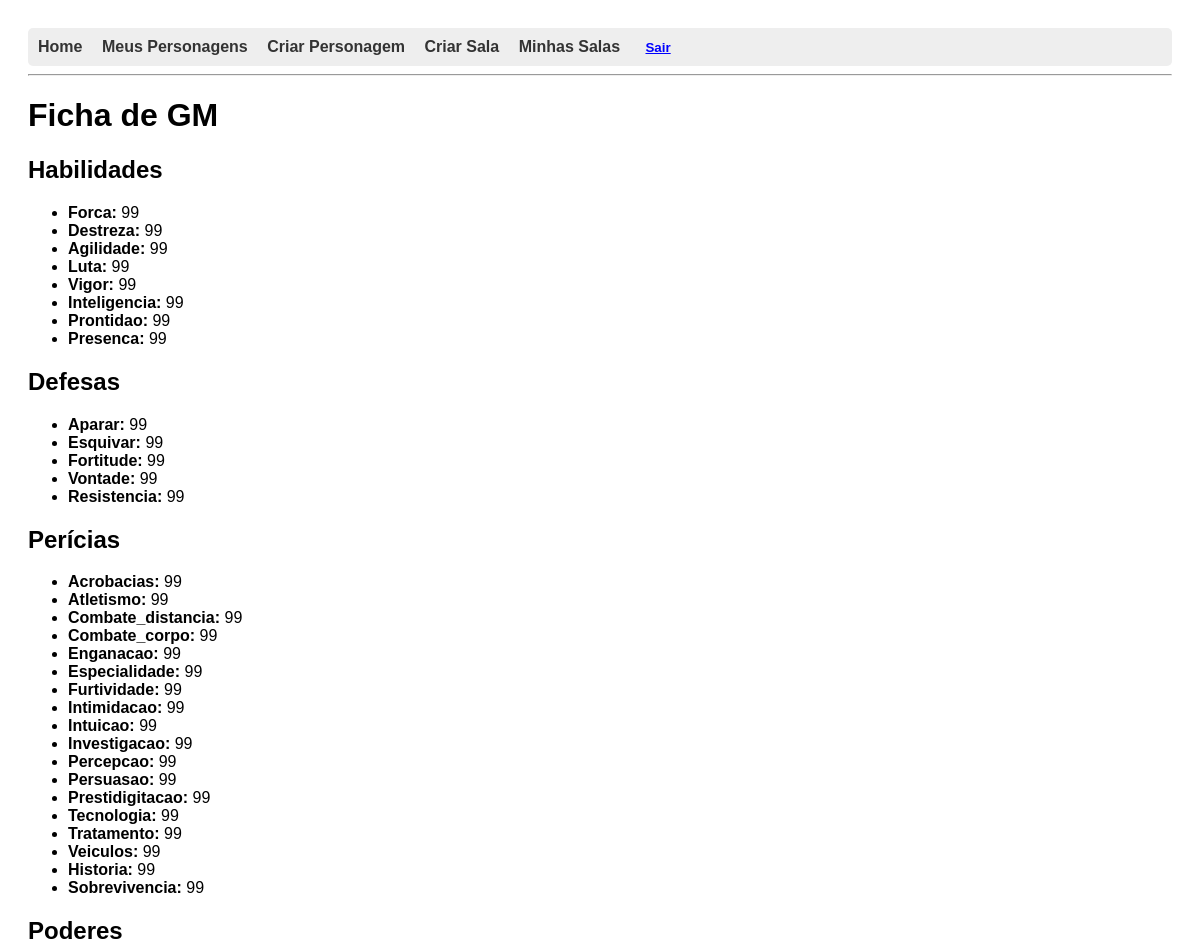
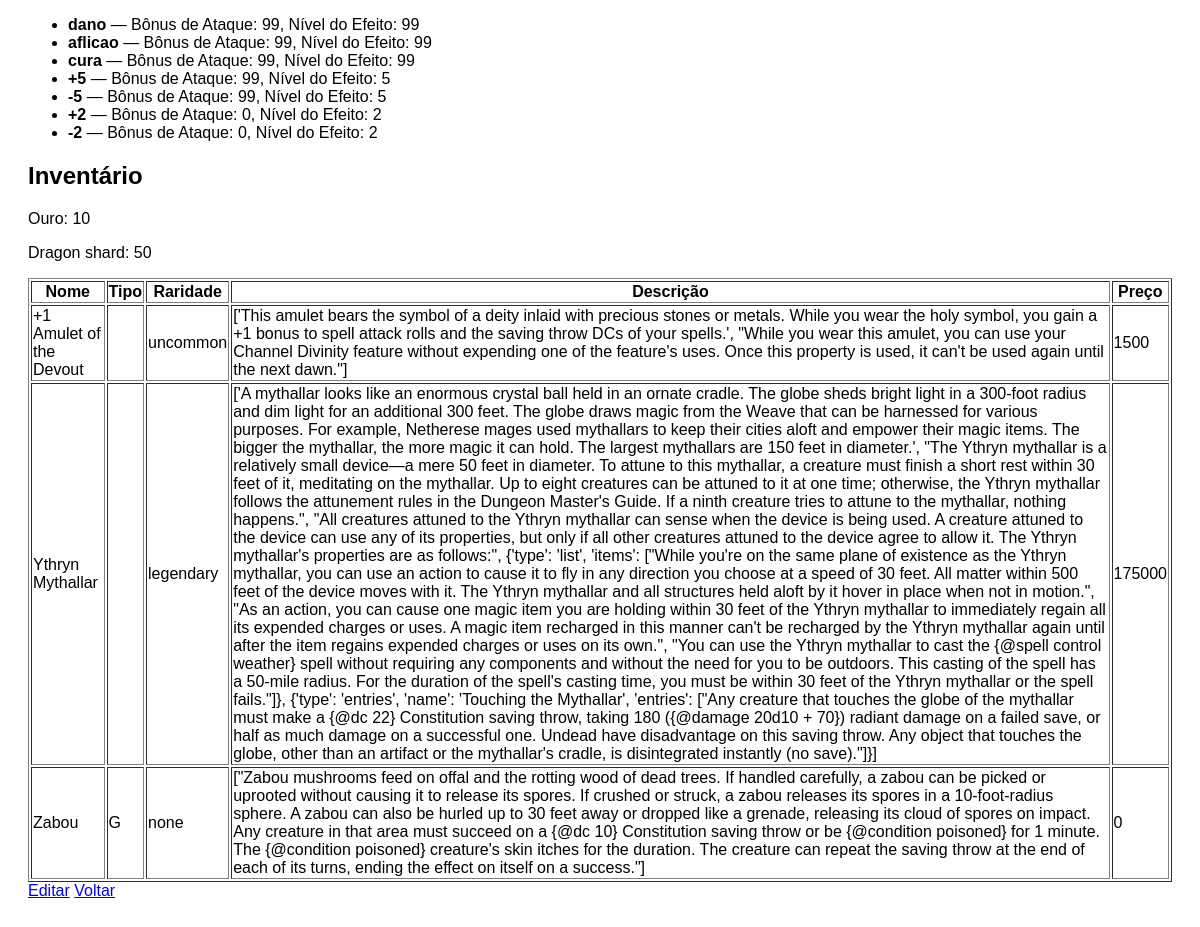
Screenshot of /personagens/ficha/37/ (signed in) with the database file from the repository (2 pictures, top to bottom).
### personagens/models.py (models this page shows, shortened)
class Personagem(models.Model):
    especialidade_casting_ability = models.CharField(
        max_length=20,
        choices=CASTING_ABILITY_CHOICES,
        verbose_name="Habilidade de Conjuração da Especialidade",
        default='inteligencia'
    )
    nome = models.CharField(max_length=100)
    usuario = models.ForeignKey(User, on_delete=models.CASCADE)
    nivel_poder = models.IntegerField(default=10)
    foto = models.ImageField(upload_to='personagens_fotos/', blank=True, null=True)
    forca = models.IntegerField(default=0)
    vigor = models.IntegerField(default=0)
    destreza = models.IntegerField(default=0)
    agilidade = models.IntegerField(default=0)
    luta = models.IntegerField(default=0)
    inteligencia = models.IntegerField(default=0)
    prontidao = models.IntegerField(default=0)
    presenca = models.IntegerField(default=0)
    aparar = models.IntegerField(default=0)
    esquivar = models.IntegerField(default=0)
    fortitude = models.IntegerField(default=0)
    vontade = models.IntegerField(default=0)
    resistencia = models.IntegerField(default=0)
    penalidade_resistencia = models.IntegerField(default=0, blank=True)
    condicao = models.CharField(max_length=30, blank=True, default="")
    acrobacias = models.IntegerField(default=0)
    atletismo = models.IntegerField(default=0)
    combate_distancia = models.IntegerField(default=0)
    combate_corpo = models.IntegerField(default=0)
    enganacao = models.IntegerField(default=0)
    especialidade = models.IntegerField(default=0)
    furtividade = models.IntegerField(default=0)
    intimidacao = models.IntegerField(default=0)
    intuicao = models.IntegerField(default=0)
    investigacao = models.IntegerField(default=0)
    percepcao = models.IntegerField(default=0)
    persuasao = models.IntegerField(default=0)
    prestidigitacao = models.IntegerField(default=0)
    tecnologia = models.IntegerField(default=0)
    tratamento = models.IntegerField(default=0)
    veiculos = models.IntegerField(default=0)
    historia = models.IntegerField(default=0)
    sobrevivencia = models.IntegerField(default=0)

class Poder(models.Model):
    TIPO_CHOICES = [
        ('aflicao', 'Aflição'),
        ('dano', 'Dano'),
        ('cura', 'Cura'),
        ('buff', 'Buff'),
        ('debuff', 'Debuff'),
    ]
    MODO_CHOICES = [
        ('area', 'Área'),
        ('percepcao', 'Percepção'),
        ('ranged', 'À Distância'),
        ('melee', 'Corpo a Corpo'),
    ]
    DEFESA_ATIVA_CHOICES = [
        ('esquiva', 'Esquiva'),
        ('aparar', 'Aparar'),
    ]
    DEFESA_PASSIVA_CHOICES = [
        ('fortitude', 'Fortitude'),
        ('resistencia', 'Resistência'),
        ('vontade', 'Vontade'),
    ]
    casting_ability = models.CharField(
        max_length=20,
        choices=CASTING_ABILITY_CHOICES,
        verbose_name="Habilidade de Conjuração",
        default='inteligencia'
    )
    personagem = models.ForeignKey(Personagem, on_delete=models.CASCADE, related_name='poderes')
    nome = models.CharField(max_length=100)
    tipo = models.CharField(max_length=20, choices=TIPO_CHOICES, default='dano')
    modo = models.CharField(max_length=20, choices=MODO_CHOICES, default='melee')
    nivel_efeito = models.IntegerField(default=0)
    bonus_ataque = models.IntegerField(default=0)
    defesa_ativa = models.CharField(max_length=20, choices=DEFESA_ATIVA_CHOICES, default='aparar')
    defesa_passiva = models.CharField(max_length=20, choices=DEFESA_PASSIVA_CHOICES, default='resistencia')

class Inventario(models.Model):
    personagem = models.OneToOneField('Personagem', on_delete=models.CASCADE, related_name='inventario')
    itens = models.ManyToManyField(Item, blank=True)
    ouro = models.PositiveIntegerField(default=0)
    dragon_shard = models.PositiveIntegerField(default=0)

class Item(models.Model):
    nome = models.CharField(max_length=100)
    raridade = models.CharField(max_length=50)
    descricao = models.TextField()
    preco = models.PositiveIntegerField(default=0)
    tipo = models.CharField(max_length=50, blank=True)  # se você adicionou

### personagens/views.py (the view)
# urls.py: path('ficha/<int:personagem_id>/', ficha_personagem, name='ficha_personagem'),
@login_required
def ficha_personagem(request, personagem_id):
    personagem = get_object_or_404(Personagem, pk=personagem_id, usuario=request.user)
    categorias = {
        'caracteristicas': ['forca', 'destreza', 'agilidade', 'luta', 'vigor', 'inteligencia', 'prontidao', 'presenca'],
        'defesas': ['aparar', 'esquivar', 'fortitude', 'vontade', 'resistencia'],
        'pericias': ['acrobacias', 'atletismo', 'combate_distancia','combate_corpo', 'enganacao', 'especialidade', 'furtividade',
    'intimidacao', 'intuicao', 'investigacao', 'percepcao', 'persuasao', 'prestidigitacao', 'tecnologia', 'tratamento', 'veiculos',
    'historia', 'sobrevivencia']
    }
    return render(request, 'personagens/ficha_personagem.html', {
        'personagem': personagem,
        'categorias': categorias
    })

### personagens/templatetags/filtros.py (called while the page is built)
@register.filter
def attr(obj, nome_attr):
    return getattr(obj, nome_attr, '')

### personagens/templates/personagens/ficha_personagem.html (shortened to what this page needs)
{% extends 'base.html' %}
{% load filtros %}
{% block content %}
  <h1>Ficha de {{ personagem.nome }}</h1>
  <h2>Habilidades</h2>
  <ul>
    {% for campo in categorias.caracteristicas %}
      <li><strong>{{ campo|capfirst }}:</strong> {{ personagem|attr:campo }}</li>
    {% endfor %}
  </ul>
  <h2>Defesas</h2>
  <ul>
    {% for campo in categorias.defesas %}
      <li><strong>{{ campo|capfirst }}:</strong> {{ personagem|attr:campo }}</li>
    {% endfor %}
  </ul>
  <h2>Perícias</h2>
  <ul>
    {% for campo in categorias.pericias %}
      <li><strong>{{ campo|capfirst }}:</strong> {{ personagem|attr:campo }}</li>
    {% endfor %}
  </ul>
  <h2>Poderes</h2>
  <ul>
    {% for poder in personagem.poderes.all %}
      <li>
        <strong>{{ poder.nome }}</strong> — Bônus de Ataque: {{ poder.bonus_ataque }}, Nível do Efeito: {{ poder.nivel_efeito }}
      </li>
    {% empty %}
      <li>Nenhum poder adicionado.</li>
    {% endfor %}
  </ul>
<h2>Inventário</h2>
<p>Ouro: {{ personagem.inventario.ouro }}</p>
<p>Dragon shard: {{ personagem.inventario.dragon_shard }}</p>
<table border="1">
  <thead>
    <tr>
      <th>Nome</th>
      <th>Tipo</th>
      <th>Raridade</th>
      <th>Descrição</th>
      <th>Preço</th>
    </tr>
  </thead>
  <tbody>
    {% for item in personagem.inventario.itens.all %}
      <tr>
        <td>{{ item.nome }}</td>
        <td>{{ item.tipo }}</td>
        <td>{{ item.raridade }}</td>
        <td>{{ item.descricao }}</td>
        <td>{{ item.preco }}</td>
      </tr>
    {% empty %}
      <tr>
        <td colspan="5">Nenhum item no inventário.</td>
      </tr>
    {% endfor %}
  </tbody>
</table>
  <a href="{% url 'editar_personagem' personagem.id %}" class="btn btn-primary">Editar</a>
  <a href="{% url 'listar_personagens' %}" class="btn btn-secondary">Voltar</a>
{% endblock %}

### templates/base.html (style rules this page uses)
body { font-family: Arial, sans-serif; padding: 20px; }

### rows the page displays
Personagem: nome "GM", caracteristicas "99" "99" "99" "99" "99" "99" "99" "99", defesas "99" "99" "99" "99" "99", pericias "99" "99" "99" "99" "99" "99" "99" "99" "99" "99" "99" "99" "99" "99" "99" "99" "99" "99", inventario.ouro "10", inventario.dragon_shard "50"
Poder: nome "dano", bonus_ataque "99", nivel_efeito "99"
Poder: nome "aflicao", bonus_ataque "99", nivel_efeito "99"
Poder: nome "cura", bonus_ataque "99", nivel_efeito "99"
Poder: nome "+5", bonus_ataque "99", nivel_efeito "5"
Poder: nome "-5", bonus_ataque "99", nivel_efeito "5"
Poder: nome "+2", bonus_ataque "0", nivel_efeito "2"
Poder: nome "-2", bonus_ataque "0", nivel_efeito "2"
Item: nome "+1 Amulet of the Devout", raridade "uncommon", descricao "['This amulet bears the symbol of a deity inlaid with precious stones or metals. While you wear the holy symbol, you gain a +1 bonus to spell attack rolls and the saving throw DCs of your spells.', \"While you wear this amulet, you can use your Channel Divinity feature without expending one of the feature's uses. Once this property is used, it can't be used again until the next dawn.\"]", preco "1500"
Item: nome "Ythryn Mythallar", raridade "legendary", descricao "['A mythallar looks like an enormous crystal ball held in an ornate cradle. The globe sheds bright light in a 300-foot radius and dim light for an additional 300 feet. The globe draws magic from the Weave that can be harnessed for various purposes. For example, Netherese mages used mythallars to keep their cities aloft and empower their magic items. The bigger the mythallar, the more magic it can hold. The largest mythallars are 150 feet in diameter.', \"The Ythryn mythallar is a relatively small device—a mere 50 feet in diameter. To attune to this mythallar, a creature must finish a short rest within 30 feet of it, meditating on the mythallar. Up to eight creatures can be attuned to it at…", preco "175000"
Item: nome "Zabou", tipo "G", raridade "none", descricao "[\"Zabou mushrooms feed on offal and the rotting wood of dead trees. If handled carefully, a zabou can be picked or uprooted without causing it to release its spores. If crushed or struck, a zabou releases its spores in a 10-foot-radius sphere. A zabou can also be hurled up to 30 feet away or dropped like a grenade, releasing its cloud of spores on impact. Any creature in that area must succeed on a {@dc 10} Constitution saving throw or be {@condition poisoned} for 1 minute. The {@condition poisoned} creature's skin itches for the duration. The creature can repeat the saving throw at the end of each of its turns, ending the effect on itself on a success.\"]", preco "0"

### other values shown
{{ campo|capfirst }} "Forca" "Destreza" "Agilidade" "Luta" "Vigor" "Inteligencia" "Prontidao" "Presenca"
{{ campo|capfirst }} "Aparar" "Esquivar" "Fortitude" "Vontade" "Resistencia"
{{ campo|capfirst }} "Acrobacias" "Atletismo" "Combate_distancia" "Combate_corpo" "Enganacao" "Especialidade" "Furtividade" "Intimidacao" "Intuicao" "Investigacao" "Percepcao" "Persuasao" "Prestidigitacao" "Tecnologia" "Tratamento" "Veiculos" "Historia" "Sobrevivencia"
